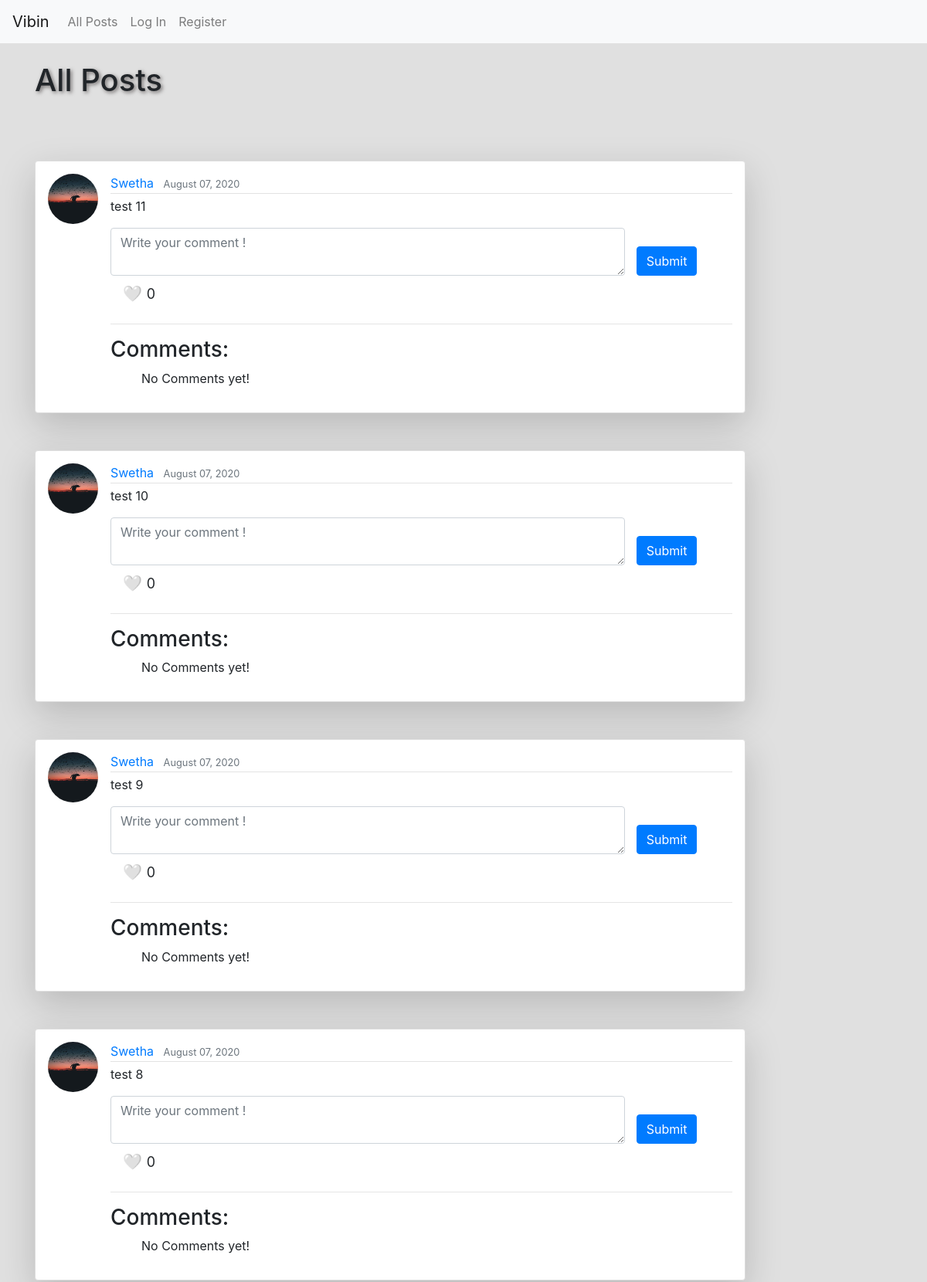
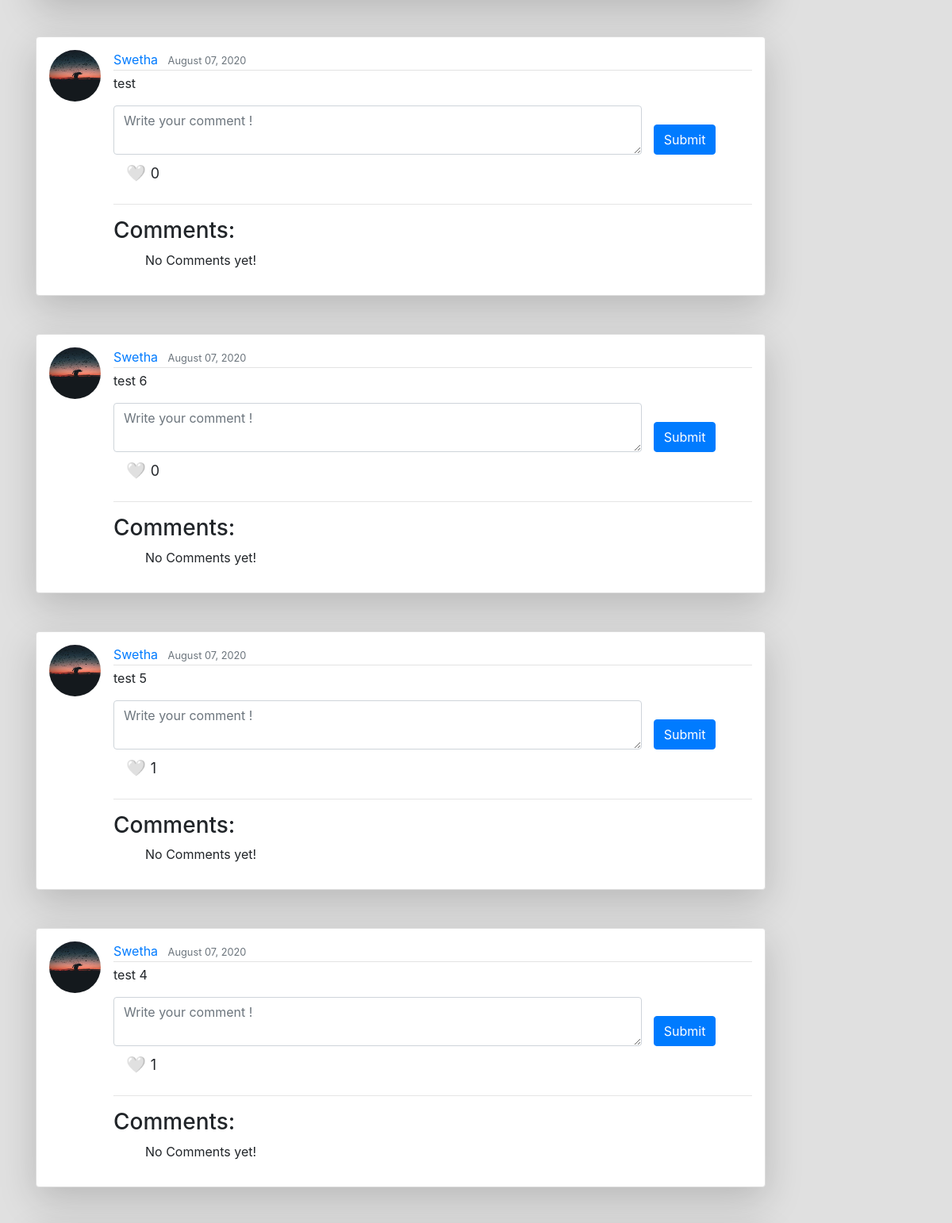
/?page=3 (upper part), run on the app's committed database (2 pictures, top to bottom).
### network/models.py (models this page shows, shortened)
class Post(models.Model):
    user = models.ForeignKey('User', on_delete=models.CASCADE, related_name="posts")
    content = models.TextField(blank=True)
    image = models.ImageField(upload_to='images/', blank=True, null = True)
    likes = models.ManyToManyField('User', related_name="liked_posts", blank=True)
    timestamp = models.DateTimeField(auto_now_add=True)

class User(AbstractUser):
    followers = models.ManyToManyField('self',symmetrical = False, related_name='following', blank=True)

### network/views.py (the view)
# urls.py: path("", views.index, name="index"),
def index(request):
    if request.method == 'POST':
        form = PostForm(request.POST, request.FILES or None)
        if form.is_valid():
            post = Post(
                user=User.objects.get(pk=request.user.id),
                content=form.cleaned_data.get("content"),
                image = form.cleaned_data.get("image")
            )
            post.save()
            return redirect('index')
    else:
        form = PostForm()
    posts = Post.objects.all().order_by("-timestamp")
    paginator = Paginator(posts, 10)
    page_obj = paginator.get_page(request.GET.get('page'))
    return render(request, "network/index.html", {
        "page_obj": page_obj,
        'form' : form
    })

### network/forms.py
class PostForm(forms.ModelForm):
    class Meta:
        model = Post
        fields = ['content', 'image']
        widgets = {
            'content': forms.Textarea(attrs={'class':'form-control', 'placeholder':'Write your post here'})
        }

### network/templates/network/index.html (shortened to what this page needs)
{% extends "network/layout.html" %}
{% load static %}
{% block body %}
    <h1>All Posts</h1>
    <br/>
{% endblock %}

### network/templates/network/layout.html (shortened to what this page needs)
{% load static %}
{% load profanity %}
<!DOCTYPE html>
<html lang="en">
    <head>
        <link rel="stylesheet" href="https://stackpath.bootstrapcdn.com/bootstrap/4.4.1/css/bootstrap.min.css">
        <link href="{% static 'network/styles.css' %}" rel="stylesheet">
    </head>
    <body>
        <nav class="navbar navbar-expand-lg navbar-light bg-light">
            <a class="navbar-brand" href="{% url 'index' %}">Vibin</a>
        <div>
            <ul class="navbar-nav mr-auto">
                <li class="nav-item">
                    <a class="nav-link" href="{% url 'index' %}">All Posts</a>
                </li>
                {% if user.is_authenticated %}
                    <li class="nav-item">
                        <a class="nav-link" href="{% url 'following' %}">Following</a>
                    </li>
                    <li class="nav-item">
                        <a class="nav-link" href="{% url 'logout' %}">Log Out</a>
                    </li>
                {% else %}
                    <li class="nav-item">
                        <a class="nav-link" href="{% url 'login' %}">Log In</a>
                    </li>
                    <li class="nav-item">
                        <a class="nav-link" href="{% url 'register' %}">Register</a>
                    </li>
                {% endif %}
            </ul>
            </div>
        </nav>
        <div class="body">
            <main role="main" class="container">
                <div class="row">
                    <div class="col-lg-10">
                    <br/>
                    {% block body %}
                    {% endblock %}
                    <br/><br/>
                    {% if page_obj %}
                    {% for post in page_obj %}
                    <article class="media content-section shadow-lg p-3 mb-5 bg-white rounded">
                        <img class="rounded-circle article-img" src= "{% static 'network/default.jpg' %}">
                        <div  class="media-body">
                            <div class="article-metadata">
                                <a class="mr-2" href="{% url 'user' post.user %}">{{ post.user }}</a>
                                <small class="text-muted">{{ post.timestamp|date:"F d, Y" }}</small>
                            </div>
                            <p class="article-content" id="content-{{ post.id }}" style="white-space: pre-line">{{ post.content }}</p>
                                <form class="row" action="{% url 'comment' post.id %}" method="post">
                                    <div class="col-12 col-md-10">
                                        <textarea type="text" class="form-control" required name="content" placeholder="Write your comment !"></textarea>
                                    </div>
                                    <div class="d-flex align-items-end">
                                        <button type="submit" class="submit-comment btn btn-primary" >Submit</button>
                                    </div>
                                </form>
                            <div class=" btn-lg topright" onclick="like('{{ post.id }}');">
                                {% if user in post.likes.all %}
                                    <a class="heart " id="heart-{{ post.id }}">❤️</a>
                                {% else %}
                                    <a class="heart" id="heart-{{ post.id }}">🤍</a>
                                {% endif %}
                                <span id="counter-{{ post.id }}" style="font-size: large;">{{ post.likes.all.count }}</span>
                            </div>
                        <hr>
                        <h3>Comments:</h3>
                        <ul>
                            {% for comment in post.comments.all %}
                                    <li class="fakeimg">{{ comment.comment|censor }} <cite class="text-danger">- {{comment.user.username}}</cite></li>
                                    <br/>
                            {% empty %}
                                    No Comments yet!
                            {% endfor %}
                        </ul>
                    </article>
                    {% empty %}
                        <h2><i>No posts</i></h2>
                {% endfor %}
                {% endif %}
            </div>
                </div>
                </div>
    </body>
</html>

### network/static/network/styles.css (style rules this page uses)
body { background-color: #e0e0e0; }
.nav-link { color: #3b4c5d ; }
.content-section { background: #ffffff; padding: 10px 20px; border: 1px solid #dddddd; border-radius: 3px; margin-bottom: 20px; box-shadow: 10px 10px 5px rgb(255, 255, 255); }
.article-content { white-space: pre-line; }
.article-img { height: 65px; width: 65px; margin-right: 16px; }
.article-metadata { padding-bottom: 1px; margin-bottom: 4px; border-bottom: 1px solid #e3e3e3 }
h1 { text-shadow: 2px 2px 5px rgb(114, 110, 110); }
.heart { cursor: pointer; }

### data on the page
Post: user "Swetha", timestamp "August 07, 2020", content "test 11", likes.all.count "0"
Post: user "Swetha", timestamp "August 07, 2020", content "test 10", likes.all.count "0"
Post: user "Swetha", timestamp "August 07, 2020", content "test 9", likes.all.count "0"
Post: user "Swetha", timestamp "August 07, 2020", content "test 8", likes.all.count "0"
Post: user "Swetha", timestamp "August 07, 2020", content "test", likes.all.count "0"
Post: user "Swetha", timestamp "August 07, 2020", content "test 6", likes.all.count "0"
Post: user "Swetha", timestamp "August 07, 2020", content "test 5", likes.all.count "1"
Post: user "Swetha", timestamp "August 07, 2020", content "test 4", likes.all.count "1"
